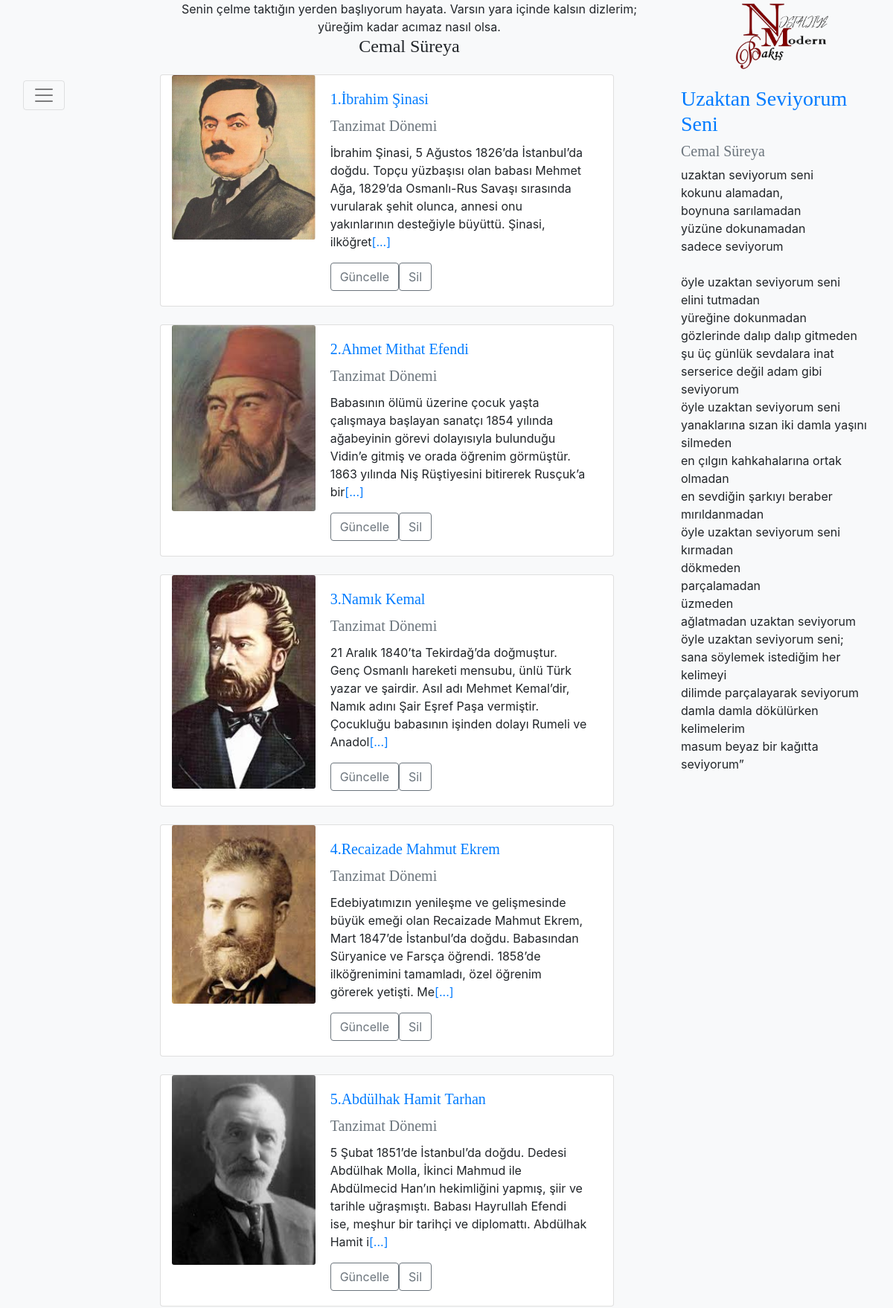
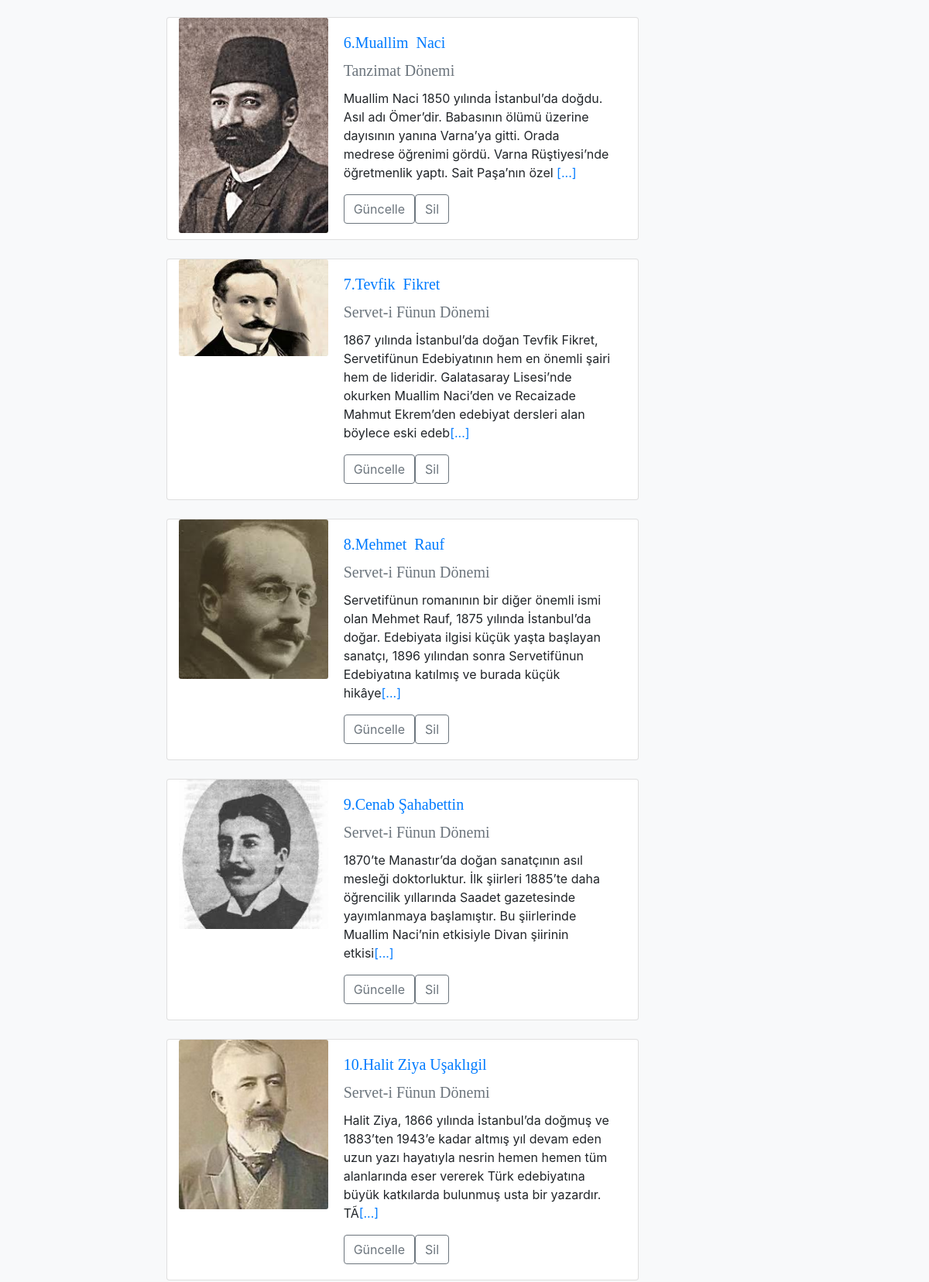
The page /yazarlar.php (upper part) on the database its author committed (2 pictures, top to bottom).
### tables this page shows
CREATE TABLE `sozler` (
  `id` int(11) NOT NULL,
  `soyleyen` varchar(50) NOT NULL,
  `soz` text NOT NULL
);

CREATE TABLE `yazarlar` (
  `id` int(11) NOT NULL,
  `adi` varchar(50) NOT NULL,
  `soyadi` varchar(50) NOT NULL,
  `donem` varchar(50) NOT NULL,
  `foto_url` varchar(300) NOT NULL,
  `dgr_eserler` text,
  `hayati` text NOT NULL
);

CREATE TABLE `donemler` (
  `id` int(11) NOT NULL,
  `adi` varchar(50) NOT NULL
);

CREATE TABLE `siirler` (
  `id` int(11) NOT NULL,
  `yazar_id` int(11) NOT NULL,
  `adi` varchar(50) NOT NULL,
  `soyleyen` varchar(50) NOT NULL,
  `siir` text NOT NULL,
  `sarki_knm` text NOT NULL
);

### yazarlar.php (the view, shortened to what this page needs)
<?php include("includes/header.php"); ?>
<?php
			$i=0;
				$sorgu="Select * from yazarlar order by donem asc";
				$slct=mysql_query($sorgu);
					while($row=mysql_fetch_array($slct))
					{
						$srg=mysql_query("select * from donemler where id='$row[donem]'");
						$str=mysql_fetch_array($srg);
						$i++;
						$hayati=substr(html_entity_decode($row["hayati"], ENT_QUOTES,"UTF-8"), 0, 250)."<a href=yzr_bilgileri.php?id=$row[id]><font class=\"text-primary\">[...]</font></a>";
            echo "<div class=\"card col\" style=\"max-width: 610px;\">";
              echo "<div class=\"row no-gutters\">";
                  echo "<div class=\"col-4 text-middle\">";
                  echo "<a href=\"yzr_bilgileri.php?id=$row[id]\"><img src=".$row["foto_url"]." class=\"card-img img-fluid\" alt=".$i."/></a>";
                   echo "</div>";
                echo "<div class=\"col-8\">";
                  echo "<div class=\"card-body\">";
        							echo "<h5 class=\"card-title text-primary baslik_fontu\">".$i.".<a class=\"text-primary\" href=yzr_bilgileri.php?id=$row[id]>$row[adi] $row[soyadi]</a></h5>";
											echo "<h5 class=\"card-title text-secondary baslik_fontu\">$str[adi]</h5>";
											echo "<p class=\"card-text\">$hayati</p>";
											echo "<a class=\"btn btn-outline-secondary\" href=\"yzr_guncelle.php?id=$row[id]\">Güncelle</a>";
											echo "<a class=\"btn btn-outline-secondary\" href=\"yzr_sil.php?id=$row[id]\">Sil</a>";
                echo "</div>";
                echo "</div>";
              echo "</div>";
            echo "</div>";
						echo "<br/>";
					}
			?>
<?php include("includes/footer.php"); ?>

### includes/header.php (shortened to what this page needs)
<html>
  <head>
    <link rel="stylesheet" href="https://stackpath.bootstrapcdn.com/bootstrap/4.3.1/css/bootstrap.min.css">
  </head>
  <body class="bg-light">
        <div class="container-fluid">
          <div class="row">
            <div class="col"></div>
            <div class="col-7">
                <div class="text-center">
                  <?php
            						$qr=mysql_query("select * from sozler");
            						$str_say=mysql_num_rows($qr);
            						$rnd=mt_rand(1,$str_say);
            						$query=mysql_query("select * from sozler where id='$rnd'");
            						$row=mysql_fetch_array($query);
            						echo $row["soz"];
                        echo "<h4 class=\"baslik_fontu\">".$row["soyleyen"]."</h4>";
            			?>
                </div>
              </div>
            <div class="col-3 text-center">
                <a href="anasayfa.php"><img width="125" height="100" src="Logo.png" alt="logo" /></a>
              </div>
          </div>
          <div class="row">
              <div class="col-2">
                <div class="pos-f-t">
                        <nav class="navbar navbar-light bg-light">
                          <button class="navbar-toggler" type="button" data-toggle="collapse" data-target="#navbarToggleExternalContent" aria-controls="navbarToggleExternalContent" aria-expanded="flase" aria-label="Toggle navigation">
                            <span class="navbar-toggler-icon"></span>
                          </button>
                        </nav>
                </div>
              </div>
              <div class="col-7">

### includes/footer.php (shortened to what this page needs)
</div>
	<div class="col-3">
		<p>
			<?php
						$qr=mysql_query("select * from siirler");
						$str_say=mysql_num_rows($qr);
						$rnd=mt_rand(1,$str_say);
						$query=mysql_query("select * from siirler where id='$rnd'");
						$row=mysql_fetch_array($query);
						echo "<h3><a class=\"text-primary baslik_fontu\" href=\"siir_bilgileri.php?id=".$row["id"]."\">".$row["adi"]."</a></h3>";
						$q1=mysql_query("select * from yazarlar where id='$row[yazar_id]'");
						$r1=mysql_fetch_array($q1);
						echo "<h5><a class=\"text-muted baslik_fontu\" href=\"yzr_bilgileri.php?id=".$r1["id"]."\">".$r1["adi"]." ".$r1["soyadi"]."</a></h5>";
						$satirlar = file($row["siir"]);
						foreach ($satirlar as $siir)
						{
							echo $siir."<br>";
						}
			?>
	</p>
	</div>
</div>
    	</div>
  </body>
</html>

### includes/header.php (style rules this page uses)
.baslik_fontu { font-family: "Times New Roman", Times, serif; }

### rows shown on the page
sozler: soz "Senin çelme taktığın yerden başlıyorum hayata. Varsın yara içinde kalsın dizlerim; yüreğim kadar acımaz nasıl olsa.", soyleyen "Cemal Süreya"
yazarlar: foto_url (picture), adi "İbrahim", soyadi "Şinasi", donemler.adi "Tanzimat Dönemi", hayati "İbrahim Şinasi, 5 Ağustos 1826’da İstanbul’da doğdu. Topçu yüzbaşısı olan babası Mehmet Ağa, 1829’da Osmanlı-Rus Savaşı sırasında vurularak şehit olunca, annesi onu yakınlarının desteğiyle büyüttü. Şinasi, ilköğret"
yazarlar: foto_url (picture), adi "Ahmet Mithat", soyadi "Efendi", donemler.adi "Tanzimat Dönemi", hayati "Babasının ölümü üzerine çocuk yaşta çalışmaya başlayan sanatçı 1854 yılında ağabeyinin görevi dolayısıyla bulunduğu Vidin’e gitmiş ve orada öğrenim görmüştür. 1863 yılında Niş Rüştiyesini bitirerek Rusçuk’a bir"
yazarlar: foto_url (picture), adi "Namık", soyadi "Kemal", donemler.adi "Tanzimat Dönemi", hayati "21 Aralık 1840’ta Tekirdağ’da doğmuştur. Genç Osmanlı hareketi mensubu, ünlü Türk yazar ve şairdir. Asıl adı Mehmet Kemal’dir, Namık adını Şair Eşref Paşa vermiştir. Çocukluğu babasının işinden dolayı Rumeli ve Anadol"
yazarlar: foto_url (picture), adi "Recaizade Mahmut", soyadi "Ekrem", donemler.adi "Tanzimat Dönemi", hayati "Edebiyatımızın yenileşme ve gelişmesinde büyük emeği olan Recaizade Mahmut Ekrem, Mart 1847’de İstanbul’da doğdu. Babasından Süryanice ve Farsça öğrendi. 1858’de ilköğrenimini tamamladı, özel öğrenim görerek yetişti. Me"
yazarlar: foto_url (picture), adi "Abdülhak Hamit", soyadi "Tarhan", donemler.adi "Tanzimat Dönemi", hayati "5 Şubat 1851’de İstanbul’da doğdu. Dedesi Abdülhak Molla, İkinci Mahmud ile Abdülmecid Han’ın hekimliğini yapmış, şiir ve tarihle uğraşmıştı. Babası Hayrullah Efendi ise, meşhur bir tarihçi ve diplomattı. Abdülhak Hamit i"
yazarlar: foto_url (picture), adi "Muallim", soyadi "Naci", donemler.adi "Tanzimat Dönemi", hayati "Muallim Naci 1850 yılında İstanbul’da doğdu. Asıl adı Ömer’dir. Babasının ölümü üzerine dayısının yanına Varna’ya gitti. Orada medrese öğrenimi gördü. Varna Rüştiyesi’nde öğretmenlik yaptı. Sait Paşa’nın özel"
yazarlar: foto_url (picture), adi "Tevfik", soyadi "Fikret", donemler.adi "Servet-i Fünun Dönemi", hayati "1867 yılında İstanbul’da doğan Tevfik Fikret, Servetifünun Edebiyatının hem en önemli şairi hem de lideridir. Galatasaray Lisesi’nde okurken Muallim Naci’den ve Recaizade Mahmut Ekrem’den edebiyat dersleri alan böylece eski edeb"
yazarlar: foto_url (picture), adi "Mehmet", soyadi "Rauf", donemler.adi "Servet-i Fünun Dönemi", hayati "Servetifünun romanının bir diğer önemli ismi olan Mehmet Rauf, 1875 yılında İstanbul’da doğar. Edebiyata ilgisi küçük yaşta başlayan sanatçı, 1896 yılından sonra Servetifünun Edebiyatına katılmış ve burada küçük hikâye"
yazarlar: foto_url (picture), adi "Cenab", soyadi "Şahabettin", donemler.adi "Servet-i Fünun Dönemi", hayati "1870’te Manastır’da doğan sanatçının asıl mesleği doktorluktur. İlk şiirleri 1885’te daha öğrencilik yıllarında Saadet gazetesinde yayımlanmaya başlamıştır. Bu şiirlerinde Muallim Naci’nin etkisiyle Divan şiirinin etkisi"
yazarlar: foto_url (picture), adi "Halit Ziya", soyadi "Uşaklıgil", donemler.adi "Servet-i Fünun Dönemi", hayati "Halit Ziya, 1866 yılında İstanbul’da doğmuş ve 1883’ten 1943’e kadar altmış yıl devam eden uzun yazı hayatıyla nesrin hemen hemen tüm alanlarında eser vererek Türk edebiyatına büyük katkılarda bulunmuş usta bir yazardır. TÃ"
siirler: adi "Uzaktan Seviyorum Seni", siir "uzaktan seviyorum seni", siir "kokunu alamadan,", siir "boynuna sarılamadan", siir "yüzüne dokunamadan", siir "sadece seviyorum", siir "öyle uzaktan seviyorum seni", siir "elini tutmadan", siir "yüreğine dokunmadan", siir "gözlerinde dalıp dalıp gitmeden", siir "şu üç günlük sevdalara inat", siir "serserice değil adam gibi seviyorum", siir "yanaklarına sızan iki damla yaşını silmeden", siir "en çılgın kahkahalarına ortak olmadan", siir "en sevdiğin şarkıyı beraber mırıldanmadan", siir "kırmadan", siir "dökmeden", siir "parçalamadan", siir "üzmeden", siir "ağlatmadan uzaktan seviyorum", siir "öyle uzaktan seviyorum seni;", siir "sana söylemek istediğim her kelimeyi", siir "dilimde parçalayarak seviyorum", siir "damla damla dökülürken kelimelerim", siir "masum beyaz bir kağıtta seviyorum”"
yazarlar: adi "Cemal", soyadi "Süreya"
